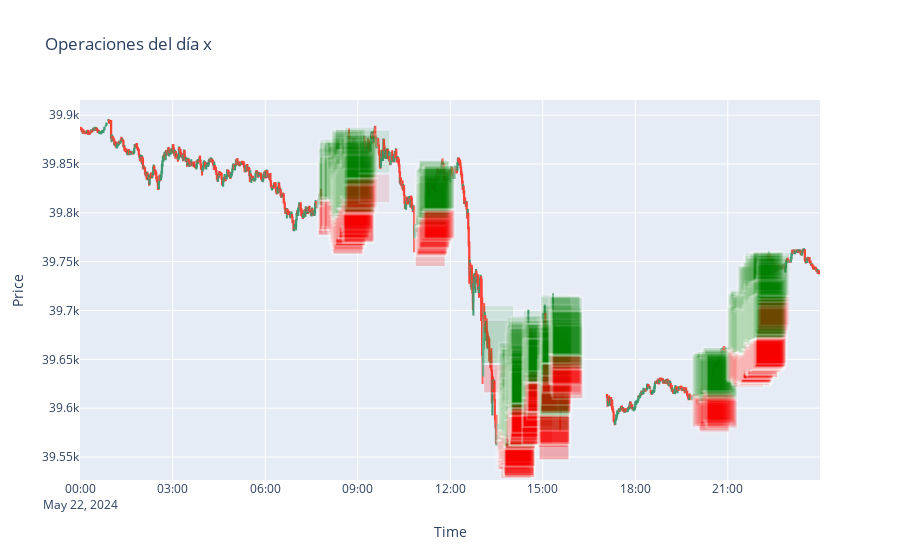

The notebook cell saved with this chart:
### Code cell
# Crear la figura con subplots
fig = make_subplots(rows=1, cols=1)

# Añadir gráfico de velas
fig.add_trace(go.Candlestick(
    x=Buys['time'],
    open=Buys['open'],
    high=Buys['high'],
    low=Buys['low'],
    close=Buys['close'],
    name='Candlesticks'
))
# Actualizar layout
fig.update_layout(
    title=f"Operaciones del día x",
    xaxis_title="Time",
    yaxis_title="Price",
    xaxis_rangeslider_visible=False
)
for index, fila in Buys.iterrows():
    entry_time = fila['time']
    entry_price = fila['open']
    exit_time = entry_time + pd.Timedelta(minutes=60)
    SL = entry_price - 30
    
    # Convertir las columnas 'Tres', 'Dos', 'PuntoCinco' en una lista
    lista_op = fila[['Tres', 'Dos', 'PuntoCinco']].tolist()

    # Iterar sobre los índices de la lista
    for n in range(len(lista_op)):
        if lista_op[n] == 1:
            # Asignar TP en función del valor de 'n'
            if n == 0:
                TP = entry_price + 30 * 3
            elif n == 1:
                TP = entry_price + 30 * 2
            elif n == 2:
                TP = entry_price + 30 * 1.5
            
            # Dibujar SL (Stop Loss)
            fig.add_shape(type="rect",
                          x0=entry_time, x1=exit_time,
                          y0=entry_price, y1=SL,
                          fillcolor="red",
                          opacity=0.1,
                          line=dict(color="white"))
            
            # Dibujar TP (Take Profit)
            fig.add_shape(type="rect",
                          x0=entry_time, x1=exit_time,
                          y0=entry_price, y1=TP,
                          fillcolor="green",
                          opacity=0.1,
                          line=dict(color="white"))

fig.show()
